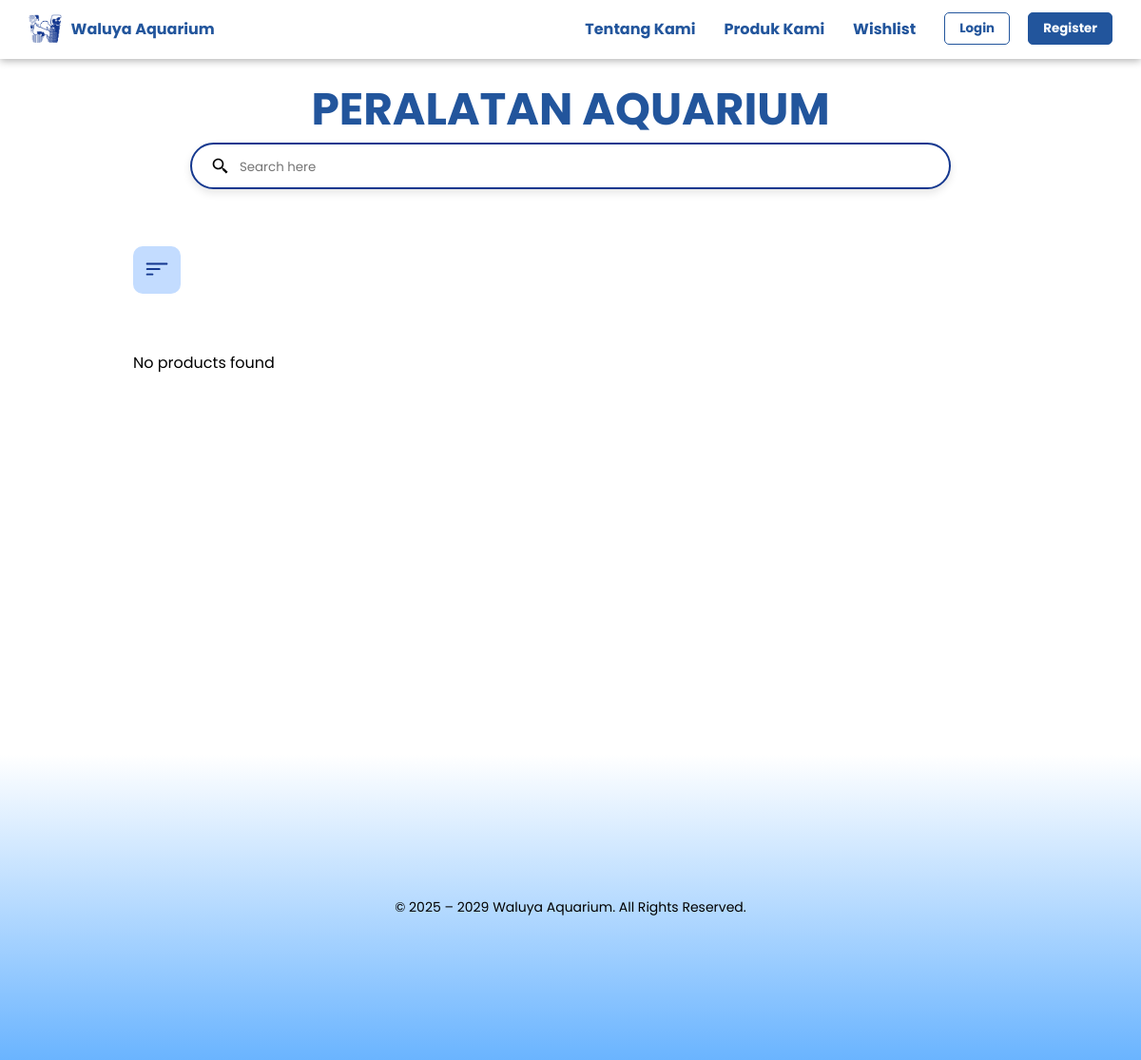
/barang_akuarium/, run on an earlier commit of the app's database.
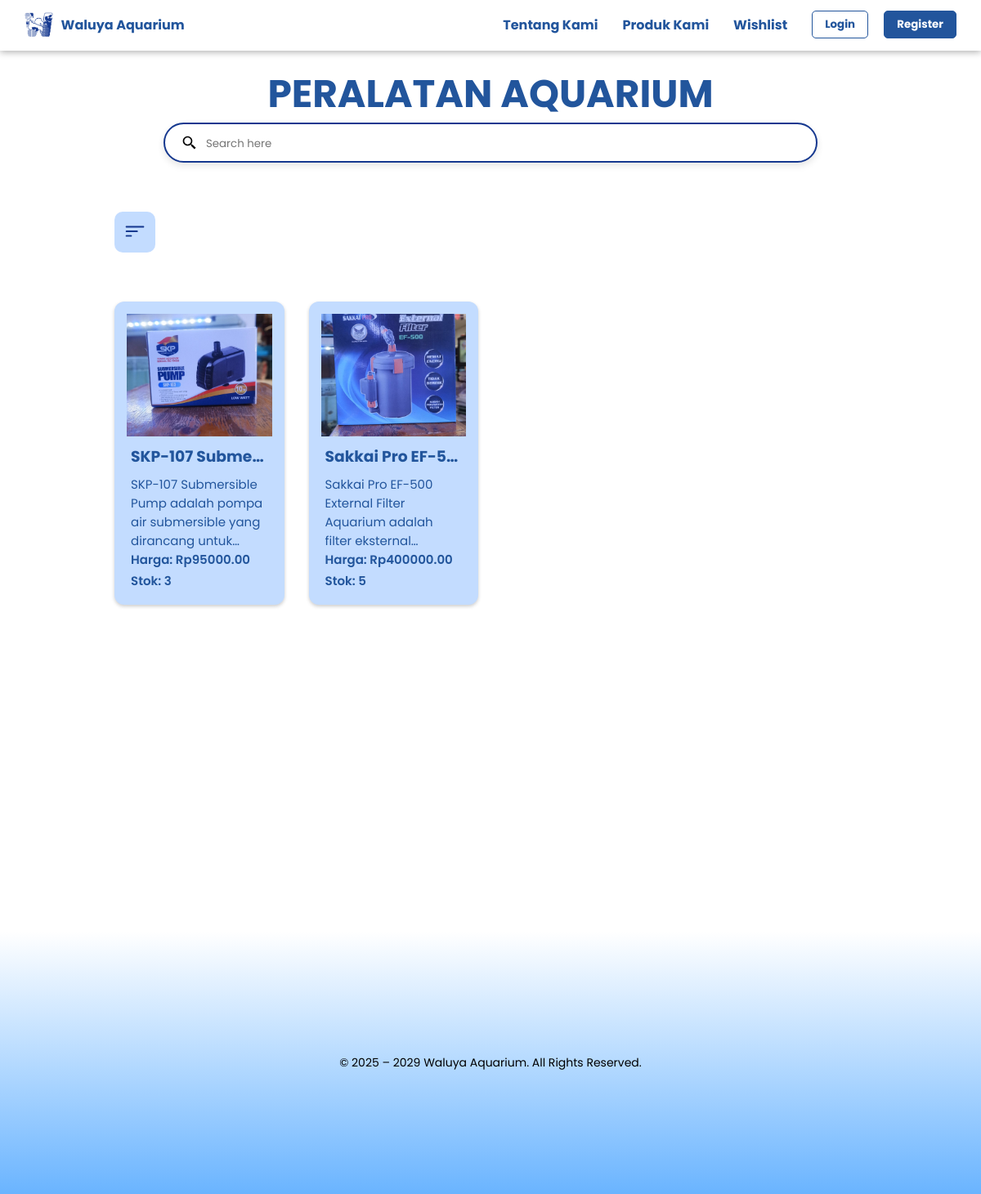
And on a later commit of the database.
### waluya/models.py (models this page shows, shortened)
class Product(models.Model):
    name = models.CharField(max_length=255)
    description = models.TextField()
    price = models.DecimalField(max_digits=10, decimal_places=2)
    stock = models.IntegerField()
    image = models.ImageField(upload_to='products/')

class AquariumStuff(Product):
    STUFF_TYPE_CHOICES = [
        ('filter', 'Filter'),
        ('waterpump', 'Waterpump'),
        ('aerasi', 'Aerasi'),
        ('aksesoris', 'Aksesoris'),
    ]
    stuff_type = models.CharField(max_length=20, choices=STUFF_TYPE_CHOICES)

class Product(models.Model):
    name = models.CharField(max_length=255)
    description = models.TextField()
    price = models.DecimalField(max_digits=10, decimal_places=2)
    stock = models.IntegerField()
    image = models.ImageField(upload_to='products/')

### waluya/views.py (the view)
# urls.py: path('barang_akuarium/', views.user_product_list_barang_akuarium, name='user_product_list_barang_akuarium'),
def user_product_list_barang_akuarium(request):
    search_query = request.GET.get('search', '')
    order_by = request.GET.get('order_by', '')
    filter_stuff_type = request.GET.get('stuff_type', '')
    products = AquariumStuff.objects.all()  # Ambil semua produk dari kategori AquariumStuff
    if search_query:
        products = products.filter(name__icontains=search_query)  # Filter berdasarkan nama produk
    if filter_stuff_type:
        products = products.filter(stuff_type=filter_stuff_type)  # Filter berdasarkan jenis stuff
    if order_by == 'name_asc':
        products = products.order_by('name')
    elif order_by == 'name_desc':
        products = products.order_by('-name')
    elif order_by == 'price_asc':
        products = products.order_by('price')
    elif order_by == 'price_desc':
        products = products.order_by('-price')
    return render(request, 'user_product_list_barang_akuarium.html', {'products': products})

### waluya/templates/user_product_list_barang_akuarium.html (shortened to what this page needs)
{% load static %}
<!DOCTYPE html>
<html lang="en">
<head>
    <link rel="stylesheet" href="{% static 'css/user_product_list.css' %}" />
    <link rel="stylesheet" href="https://cdnjs.cloudflare.com/ajax/libs/font-awesome/5.15.3/css/all.min.css">
</head>
<body>
    <header>
        <nav class="navbar">
            <div class="navbar-logo">
                <img src="{% static 'img/W biru.png' %}" alt="Waluya logo" class="logo-navbar" />
                <span class="nama-brand">Waluya Aquarium</span>
            </div>
            <ul class="nav-links">
                <li><a href="{% url 'landing_page' %}">Tentang Kami</a></li>
                <li><a href="#">Produk Kami</a>
                </li>
                <li><a href="{% url 'wishlist' %}">Wishlist</a></li>
            </ul>
            <div class="buttons">
                {% if user.is_authenticated %}
                    <button class="login-button" onclick="window.location.href='{% url 'logout' %}'">Logout</button>
                {% else %}
                    <button class="login-button" onclick="window.location.href='{% url 'user_login' %}'">Login</button>
                    <button class="register-button" onclick="window.location.href='{% url 'sign_up' %}'">Register</button>
                {% endif %}
            </div>
        </nav>
    </header>
    <h1 class="section-title">PERALATAN AQUARIUM</h1>
    <div class="search-bar">
        <img src="{% static 'img/bx-search-alt-2.svg' %}" alt="Search Icon" class="search-icon" />
        <form method="get" action="{% url 'user_product_list_barang_akuarium' %}">
            <input type="text" name="search" placeholder="Search here" value="{{ request.GET.search }}" />
        </form>
    </div>
    <div class="products-wrapper">
        <div class="filters-container">
            <div class="filter-container">
                <button id="filterButton" class="filter-button">
                    <img src="{% static 'img/filter-left.png' %}" alt="Filter Icon" class="filter-icon">
                </button>
            </div>
        </div>
        <div class="card-container" id="cardContainer">
            {% for product in products %}
            <div class="card" data-target="p-{{ product.id }}">
                <div class="card-image">
                    {% if product.image %}
                        <img src="{{ product.image.url }}" alt="{{ product.name }}" />
                    {% else %}
                        <img src="{% static 'img/default-product.png' %}" alt="No Image" />
                    {% endif %}
                </div>
                <div class="card-content">
                    <h3>{{ product.name }}</h3>
                    <p>{{ product.description|truncatewords:20 }}</p>
                    <h4>Harga: Rp{{ product.price }}</h4>
                    <h4>Stok: {{ product.stock }}</h4>
                </div>
            </div>
            {% empty %}
            <p>No products found</p>
            {% endfor %}
        </div>
    </div>
</body>
<footer class="footer-gradient">
    <p>© 2025 – 2029 Waluya Aquarium. All Rights Reserved.</p>
</footer>
</html>

What changed in the data, as far as the page shows it:
added AquariumStuff: image (picture), name "SKP-107 Subme…", description "SKP-107 Submersible Pump adalah pompa air submersible yang dirancang…", price "95000.00", stock "3"
added AquariumStuff: image (picture), name "Sakkai Pro EF-5…", description "Sakkai Pro EF-500 External Filter Aquarium adalah filter…", price "400000.00", stock "5"
Also different on the page:
text no longer shown: "No products found"
